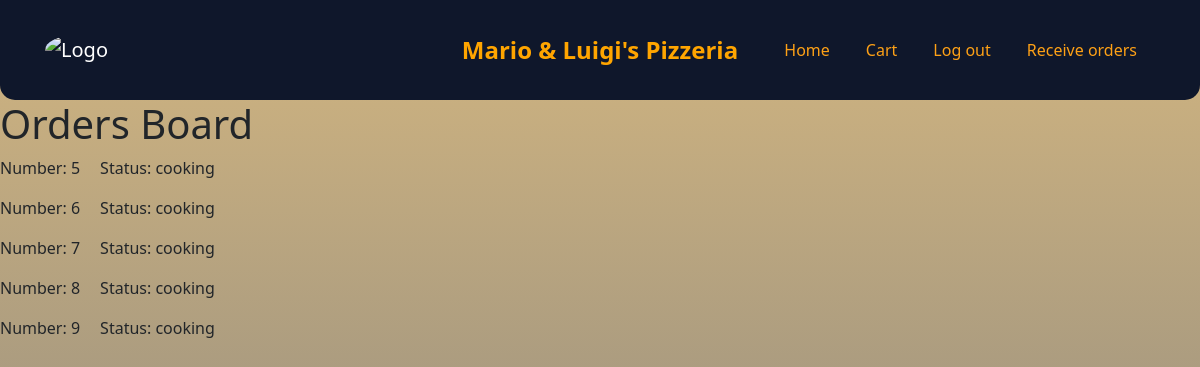
/orders-board (signed in), run on an earlier commit of the app's database.
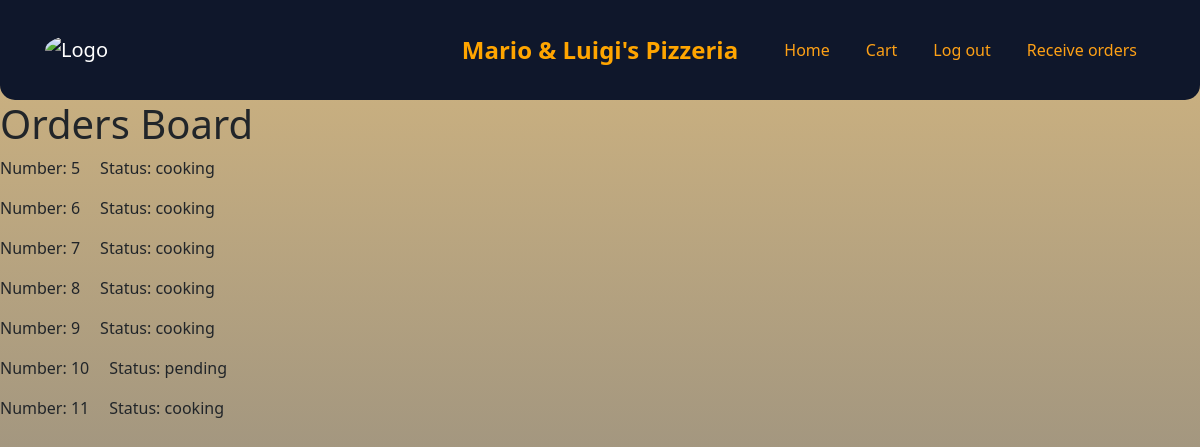
And on a later commit of the database.
### website/models.py (models this page shows)
class Order(db.Model):
    id = db.Column(db.Integer, primary_key=True)    #primary key
    date = db.Column(db.DateTime(timezone=True), default=func.now())  #current date
    user_id = db.Column(db.Integer, db.ForeignKey('user.id'))         #foreign key
    status = db.Column(db.String(150))
    orderedItems = db.Column(db.String(500))

### website/views.py (the view)
@views.route('/orders-board', methods=['GET'])
@login_required
def ordersBoard():
    allOrders = Order.query.all()
    return render_template("ordersBoard.html", user=current_user, orders=allOrders)

### website/templates/ordersBoard.html (shortened to what this page needs)
{% extends "base.html" %}
{% block content%}
    <h1> Orders Board</h1>
    {% for ord in orders %}
    <div class="order-on-board">
    <p>Number: {{ord.id}} </p>
    <p>Status: {{ord.status}} </p>
    </div>
    {% endfor %}
{% endblock %}

What changed in the data, as far as the page shows it:
added Order: id "10", status "pending"
added Order: id "11", status "cooking"
